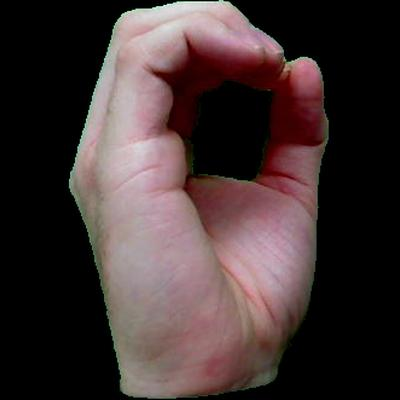
#> input picture Dataset/asl_dataset/0/hand3_0_dif_seg_2_cropped.jpeg, 400 x 400 px, found by its file name; its folder holds only this picture in this run
$ python extract_feature.py
#> lines starting #> are read from the running program, lines starting #| are printed output that depends on the picture; after the words box and inside, x2 and y2 are one past the last pixel; in counts of white or black regions, pixels touching at a corner belong together
import os
import cv2
import numpy as np
from skimage.feature import hog
import joblib
from tqdm import tqdm

def preprocess_and_extract(image_path):
    img = cv2.imread(image_path)
#> img is the input picture: shape (400, 400, 3); mean B, G, R 51.4, 51.4, 65.7
    if img is None:
        return None

    # Skin Color Thresholding in HSV
    hsv = cv2.cvtColor(img, cv2.COLOR_BGR2HSV)
#> hsv: shape (400, 400, 3); mean H, S, V 46.4, 52.3, 66.1
    lower_skin = np.array([0, 20, 70], dtype=np.uint8)
    upper_skin = np.array([20, 255, 255], dtype=np.uint8)
    mask = cv2.inRange(hsv, lower_skin, upper_skin)
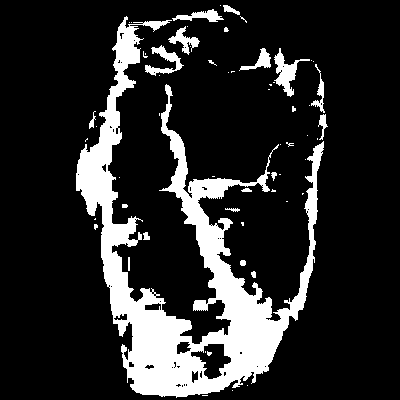
#> mask: shape (400, 400); 16.6% white; 60 white regions (42 under 20 px), largest, box (x1, y1, x2, y2) and area: (76, 16, 324, 398) 23822, (274, 48, 310, 97) 581, (145, 45, 184, 76) 425

    # Morphological cleaning
    blurred = cv2.GaussianBlur(mask, (5, 5), 0)
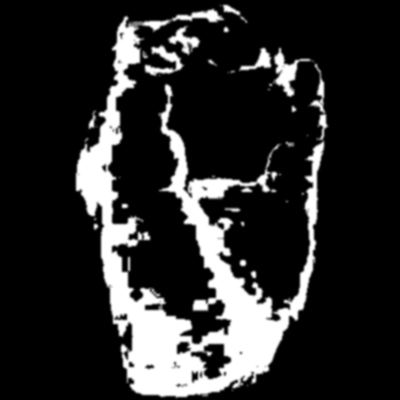
#> blurred: shape (400, 400); min 0, max 255, mean 42.4
    kernel = cv2.getStructuringElement(cv2.MORPH_ELLIPSE, (5, 5))
    clean_mask = cv2.morphologyEx(blurred, cv2.MORPH_CLOSE, kernel)

    resized = cv2.resize(clean_mask, (64, 128))
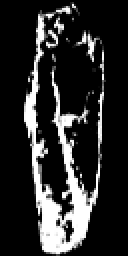
#> resized: shape (128, 64) (shown 2 times larger); min 0, max 255, mean 43.6

    # Extract HOG features
    features = hog(resized, orientations=9, pixels_per_cell=(8, 8),
                   cells_per_block=(2, 2), visualize=False)
#> features = 3780 values, max 1 at index 2781, min 0 at index 0, mean 0.0911
    return features

def process_directory(dataset_path):
    X, y = [], []
    classes = [d for d in os.listdir(dataset_path) if os.path.isdir(os.path.join(dataset_path, d))]

    for class_name in tqdm(classes, desc=f"Processing {os.path.basename(dataset_path)}"):
        class_dir = os.path.join(dataset_path, class_name)
        label = class_name.upper()

        for img_name in os.listdir(class_dir):
            if img_name.lower().endswith(('.png', '.jpg', '.jpeg')):
                features = preprocess_and_extract(os.path.join(class_dir, img_name))
                if features is not None:
                    X.append(features)
                    y.append(label)
#> pass 2 of the loop in process_directory, `for class_name in tqdm(classes, desc=f"Processing {os.path.basename(da..`:
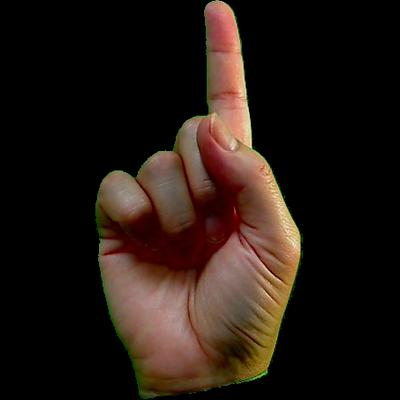
#> input picture Dataset/asl_dataset/1/hand2_1_right_seg_1_cropped.jpeg, 400 x 400 px, found by its file name
#> in preprocess_and_extract, img is the input picture: shape (400, 400, 3); mean B, G, R 18.3, 24.4, 35.5
#> hsv: shape (400, 400, 3); mean H, S, V 9.1, 55.6, 35.8
#> in preprocess_and_extract (call 2), `mask = cv2.inRange(hsv, lower_skin, upper_skin)`:
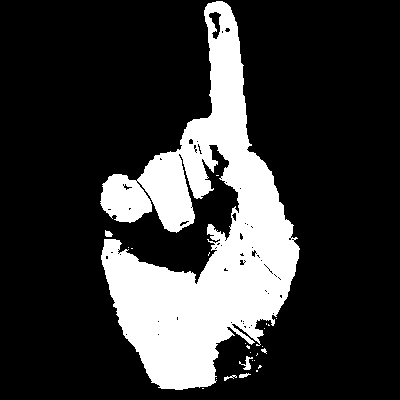
#> mask: shape (400, 400); 21.4% white; 25 white regions (20 under 20 px), largest, box (x1, y1, x2, y2) and area: (100, 1, 300, 390) 33932, (239, 356, 253, 370) 77, (105, 230, 113, 237) 40, (239, 373, 251, 378) 35, (224, 375, 237, 381) 32
#> in preprocess_and_extract (call 2), `resized = cv2.resize(clean_mask, (64, 128))`:
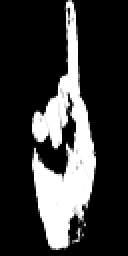
#> resized: shape (128, 64) (shown 2 times larger); min 0, max 255, mean 55.2
#> features = 3780 values, max 1 at index 81, min 0 at index 0, mean 0.0585
    return X, y

if __name__ == "__main__":
    # Ensure these paths match where you put your downloaded data
    path1 = "Dataset\\asl_dataset"
    path2 = "Dataset\\asl_alphabet"

    print("Extracting Dataset 1...")
    X1, y1 = process_directory(path1)

    print("Extracting Dataset 2...")
    X2, y2 = process_directory(path2)
#> (the run stopped early here; a loop or call above may not have finished)
